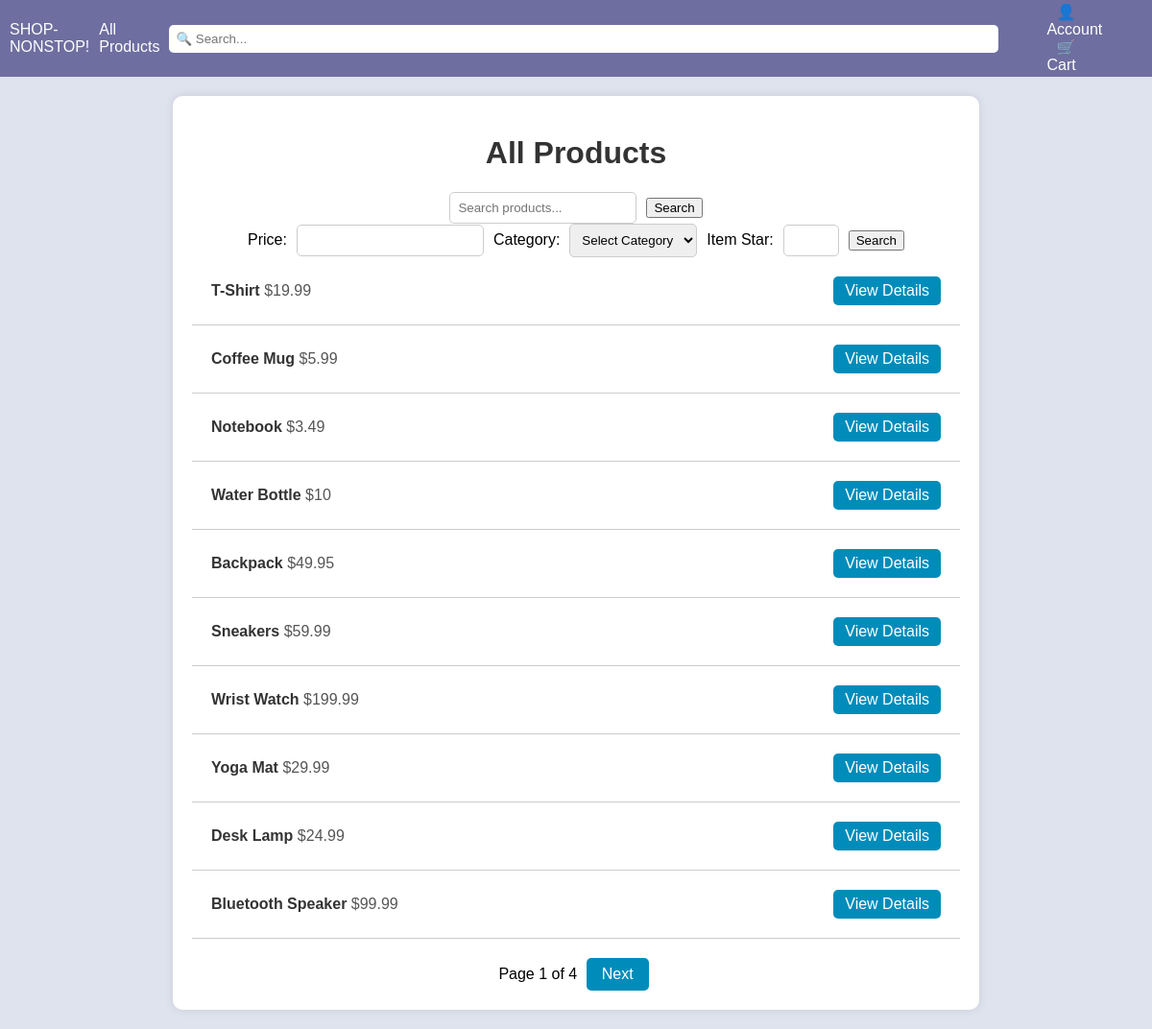
Page /show_products on the committed database.
### app/models.py (models this page shows, shortened)
class Items(db.Model):
    __tablename__ = 'item'
    Item_ID = db.Column(db.String(80),unique=True, primary_key=True)
    sku = db.Column(db.String(80), unique=True, nullable=False)
    name = db.Column(db.String(120), unique=True, nullable=False)
    price = db.Column(db.Integer, nullable=False)
    item_desc = db.Column(db.String(255), nullable=False)
    category = db.Column(db.String(255), nullable=False)
    stock = db.Column(db.Integer, nullable=False)
    item_star = db.Column(db.Integer, nullable=False)
    itme_sizes = db.Column(db.String(120),  nullable=True)
    color = db.Column(db.String(120), nullable=False)
    pic = db.Column(db.Text)

### app/routes.py (the view)
@app.route('/show_products', methods=['GET'])
def show_products():
    page = request.args.get('page', 1, type=int)
    per_page = 10
    products = Items.query.paginate(page=page, per_page=per_page)
    total_pages = ceil(products.total / per_page)
    return render_template('show_products.html', products=products, page=page, total_pages=total_pages)

### app/templates/show_products.html (shortened to what this page needs)
{% extends "base.html" %}
{% block content %}
<div class="product-container">
    <h1>All Products</h1>
    <form class="search-form" action="/search" method="GET">
        <input class="search-input" type="text" name="query" placeholder="Search products...">
        <button class="search-button" type="submit">Search</button>
    </form>
    <form class="search-form" action="/search" method="GET">
        <label for="price">Price:</label>
        <input class="filter-input" type="number" name="price" id="price" min="0">
        <label for="category">Category:</label>
        <select class="filter-input" name="category" id="category">
            <option value="">Select Category</option>
        </select>
        <label for="item_star">Item Star:</label>
        <input class="filter-input" type="number" name="item_star" id="item_star" min="0" max="5">
        <button class="search-button" type="submit">Search</button>
    </form>
    <ul class="product-list">
        {% for product in products.items %}
        <li class="product-item">
            <div>
                <span class="product-title">{{ product.name }}</span>
                <span class="product-price">${{ product.price }}</span>
            </div>
            <a href="/product/{{ product.Item_ID }}" class="view-details-btn">View Details</a>
        </li>
        {% endfor %}
    </ul>
    <div class="pagination">
        Page {{ products.page }} of {{ products.pages }}
        {% if products.has_next %}
            <a href="?page={{ products.next_num }}">Next</a>
        {% endif %}
    </div>
</div>
{% endblock %}

### app/templates/base.html (style rules this page uses)
body { margin: 0; font-family: Arial, sans-serif; background-color: #dfe3ee; }

### app/templates/show_products.html (style rules this page uses)
.search-form { display: flex; flex-wrap: wrap; justify-content: center; gap: 10px; align-items: center; }
.search-form label, .search-form input, .search-form select, .search-form button { margin: 0; }
.search-form input[type="text"], .search-form input[type="number"], .search-form select { padding: 8px; border: 1px solid #ccc; border-radius: 5px; }
.product-container { max-width: 800px; margin: 20px auto; padding: 20px; background-color: #fff; border-radius: 10px; box-shadow: 0 0 10px rgba(0, 0, 0, 0.1); }
h1 { text-align: center; color: #333; }
.product-list { list-style: none; padding: 0; margin: 0; }
.product-item { padding: 20px; border-bottom: 1px solid #ccc; transition: background-color 0.3s ease; display: flex; justify-content: space-between; align-items: center; }
.product-title { font-weight: bold; color: #333; }
.product-price { color: #555; font-size: 16px; }
.pagination { text-align: center; margin-top: 20px; }
.pagination a { display: inline-block; padding: 8px 16px; margin: 0 5px; background-color: #008CBA; color: #fff; text-decoration: none; border-radius: 5px; transition: background-color 0.3s ease; }
.view-details-btn { background-color: #008CBA; color: #fff; padding: 6px 12px; border-radius: 5px; text-decoration: none; transition: background-color 0.3s ease; }

### rows in the picture
Items: name "T-Shirt", price "19.99"
Items: name "Coffee Mug", price "5.99"
Items: name "Notebook", price "3.49"
Items: name "Water Bottle", price "10"
Items: name "Backpack", price "49.95"
Items: name "Sneakers", price "59.99"
Items: name "Wrist Watch", price "199.99"
Items: name "Yoga Mat", price "29.99"
Items: name "Desk Lamp", price "24.99"
Items: name "Bluetooth Speaker", price "99.99"

### other values in the picture
{{ products.page }} "1"
{{ products.pages }} "4"
